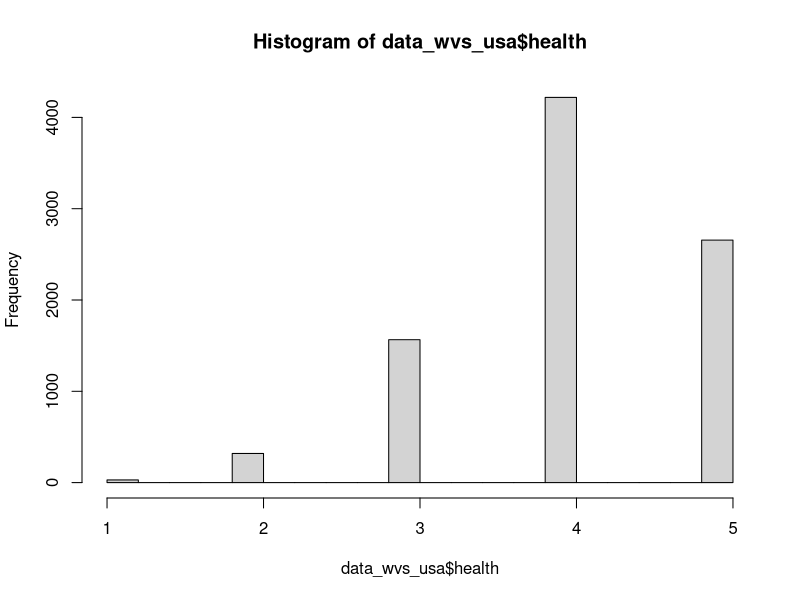
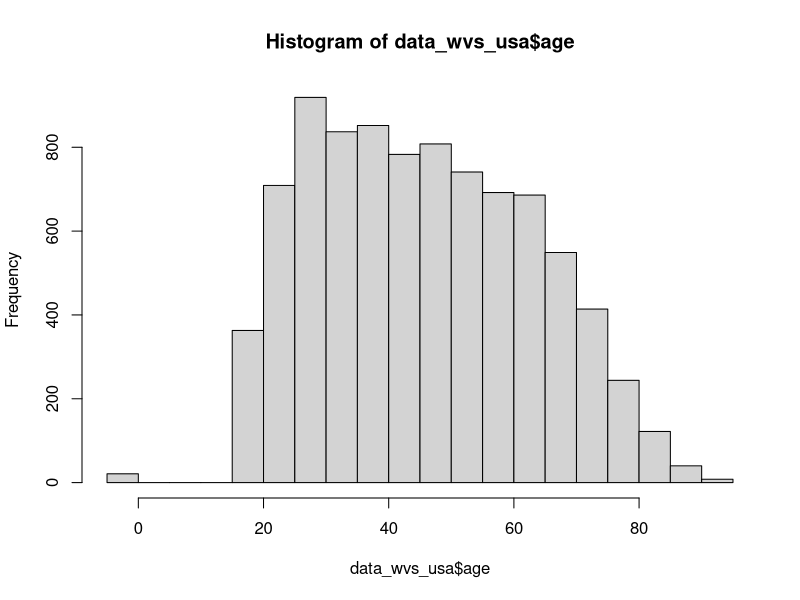
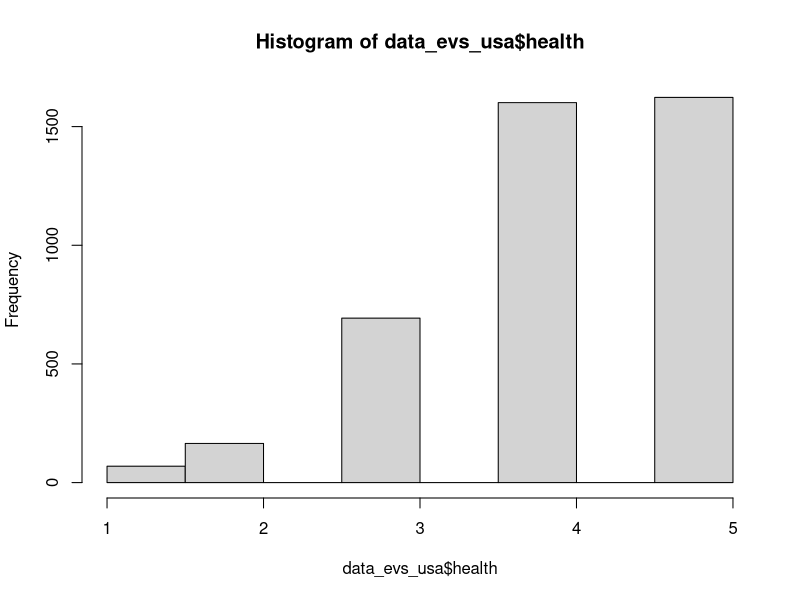
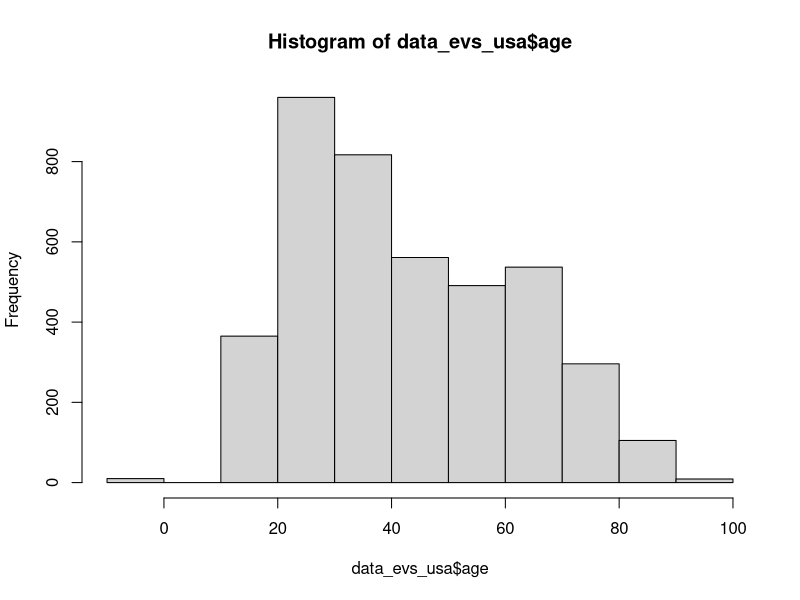

Reproduce these figures in R, in order. (Note: this script raises an error after producing the figures.)
## ---- chunk 1
knitr::opts_chunk$set(echo = TRUE)
library(tidyverse)
library(broom)
## ---- chunk 2
data_wvs_usa <- read_csv("data/wvs_usa.csv") %>% 
  filter(health %in% c(1, 2, 3, 4, 5))

data_evs_usa <- read_csv("data/evs_usa.csv") %>% 
  filter(health %in% c(1, 2, 3, 4, 5))

table(data_evs_usa$happy)
# CHECK THE CODING
table(data_wvs_usa$happy)
# CHECK THE CODING

hist(data_wvs_usa$health)
hist(data_wvs_usa$age)

hist(data_evs_usa$health)
hist(data_evs_usa$age)

evs_select <- data_evs_usa %>% 
                             select(age, year, cohort, sex, health, happy) 
wvs_select <- data_wvs_usa %>% 
                             select(age, year, cohort, sex, health, happy)

data_ivs_usa <- rbind(evs_select, wvs_select) %>% 
  filter(cohort > 1700) %>% 
  filter(sex %in% c(1,2)) %>% 
  filter(happy %in% c(1, 2, 3, 4)) %>%  # check the coding!
  filter(health %in% c(1, 2, 3, 4, 5))

write_csv(data_ivs_usa, "data/ivs_usa_selected.csv")
## ---- chunk 3

data_ivs_usa <- read_csv("data/ivs_usa_selected.csv")

hist(data_ivs_usa$age)
hist(data_ivs_usa$year)
hist(data_ivs_usa$cohort)
hist(data_ivs_usa$sex)
hist(data_ivs_usa$health)
hist(data_ivs_usa$happy)


## ---- chunk 4


data_ivs_usa %>% 
  filter(age > 18, age < 90) %>% 
  mutate(age = cut(age, breaks = 6)) %>% # Create cohorts with 6 breaks
  group_by(age, year) %>% 
  summarize(mean_health = mean(health)) %>% 
  ggplot(aes(x = year, y = mean_health, color = age)) +
  geom_line() +
  labs(title = "Average SRH Per Year for Each Age Group",
       subtitle = "IVS Dataset",
       y = "Average SRH", 
       x = "Year",
       color = "Age Group") +
  theme_minimal() +
  geom_point() 


# health vs age per year
data_ivs_usa %>% 
  group_by(age, year) %>% 
  summarize(mean_health = mean(health)) %>% 
  ggplot(aes(x = age, y = mean_health)) +
  geom_line(color = "cornflowerblue") +
  facet_wrap(~ year) +
  labs(title = "Self-Rated Health By Age (Per Year)",
       subtitle = "IVS Dataset",
       y = "Average SRH", 
       x = "Age of Respondent")


# Aggregate slopes

# years_of_gss <- c(data_gss %>% select(year) %>% unique() )
# lm_health_v_age_0 <- data_gss %>%
#   group_by(year) %>%
#   summarize(coef = coef(lm(health ~ age, data = cur_data()))["age"])

# Perform linear regression for each year and extract the coefficient of 'age' with confidence intervals, se, t stat, p val
lm_health_v_age_0 <- data_ivs_usa %>%
  group_by(year) %>%
  do(tidy(lm(health ~ age, data = .), conf.int = TRUE)) %>%  # Add conf.int = TRUE for CIs
  filter(term == "age") %>%
  select(year, coef = estimate, conf.low, conf.high, se = std.error, t_statistic = statistic,  p_value = p.value)

# View the results with confidence intervals, se, t statistic, and p value
# print(lm_health_v_age_0)
knitr::kable(lm_health_v_age_0,
             caption = "IVS Dataset")

# Plot coefficients
ggplot(lm_health_v_age_0, aes(x = year, y = coef)) +
  geom_point() +
  geom_errorbar(aes(ymin=conf.low, ymax=conf.high), width=.2,
                 position=position_dodge(0.05)) +
  labs(
    title = "Change in 'Age' Coefficient Over Years",
    subtitle = "IVS Dataset",
    x = "Year",
    y = "Coefficient of Age"
  ) +
  theme_minimal()

# Plot coefficients with CI
ggplot(lm_health_v_age_0, aes(x = year, y = coef)) +
  geom_line() +
  geom_point() +
  geom_errorbar(aes(ymin=conf.low, ymax=conf.high), width=.2,
                 position=position_dodge(0.05)) +
  geom_ribbon(aes(ymin = conf.low, ymax = conf.high), alpha = 0.2) +  # Add shaded area for confidence intervals
  labs(
    title = "Change in 'Age' Coefficient Over Years with Confidence Intervals",
    subtitle = "IVS Dataset",
    x = "Year",
    y = "Coefficient of Age"
  ) +
  theme_minimal()

# Perform linear regression of 'coef' (age coefficient) vs 'year'
lm_coef_vs_year <- lm(coef ~ year, data = lm_health_v_age_0)

# View the summary of the regression
summary(lm_coef_vs_year)

ggplot(lm_health_v_age_0, aes(x = year, y = coef)) +
  geom_point() +
  geom_errorbar(aes(ymin=conf.low, ymax=conf.high), width=.2,
                 position=position_dodge(0.05)) +
  geom_smooth(method = "lm", se = TRUE) +  # Adds the regression line with standard error shading
#  geom_ribbon(aes(ymin = conf.low, ymax = conf.high), alpha = 0.2) +  # Confidence intervals for the coefficients
  labs(
    title = "Regression of 'Age' Coefficient Over Years",
    subtitle = "IVS Dataset",
    x = "Year",
    y = "Coefficient of Age"
  ) +
  theme_minimal()

data_ivs_usa %>% 
  filter(cohort > 1800, cohort < 2020) %>% 
  mutate(cohort = cut(cohort, breaks = 4)) %>% # Create cohorts with 6 breaks
  group_by(age, cohort) %>% 
  summarize(mean_health = mean(health)) %>% 
  ggplot(aes(x = age, y = mean_health, color = cohort)) +
  labs(title = "Age Profiles by Cohort", 
       subtitle = "IVS Dataset") +
  geom_line()



## ---- chunk 5

# Create generations in data_ivs_usa
data_ivs_usa_generations <- data_ivs_usa %>%
  filter(cohort > 1900) %>%
  mutate(
    generation = factor(
      case_when(
        cohort >= 1901 & cohort <= 1927 ~ "Greatest (1901-1927)",
        cohort >= 1928 & cohort <= 1945 ~ "Silent (1928-1945)",
        cohort >= 1946 & cohort <= 1964 ~ "Boomers (1946-1964)",
        cohort >= 1965 & cohort <= 1980 ~ "Gen X (1965-1980)",
        cohort >= 1981 & cohort <= 1996 ~ "Millennials (1981-1996)",
        cohort >= 1997 & cohort <= 2012 ~ "Gen Z (1997-2012)",
        TRUE ~ "Other"
      ),
      levels = c(
        "Greatest (1901-1927)",
        "Silent (1928-1945)",
        "Boomers (1946-1964)",
        "Gen X (1965-1980)",
        "Millennials (1981-1996)",
        "Gen Z (1997-2012)"
      )
    ),
    generation_two_sections = factor(
      case_when(
        generation == "Greatest (1901-1927)" & cohort <= 1914 ~ "Greatest Early (1901-1914)",
        generation == "Greatest (1901-1927)" & cohort > 1914 ~ "Greatest Late (1915-1927)",
        generation == "Silent (1928-1945)" & cohort <= 1936 ~ "Silent Early (1928-1936)",
        generation == "Silent (1928-1945)" & cohort > 1936 ~ "Silent Late (1937-1945)",
        generation == "Boomers (1946-1964)" & cohort <= 1955 ~ "Boomers Early (1946-1955)",
        generation == "Boomers (1946-1964)" & cohort > 1955 ~ "Boomers Late (1956-1964)",
        generation == "Gen X (1965-1980)" & cohort <= 1972 ~ "Gen X Early (1965-1972)",
        generation == "Gen X (1965-1980)" & cohort > 1972 ~ "Gen X Late (1973-1980)",
        generation == "Millennials (1981-1996)" & cohort <= 1988 ~ "Millennials Early (1981-1988)",
        generation == "Millennials (1981-1996)" & cohort > 1988 ~ "Millennials Late (1989-1996)",
        generation == "Gen Z (1997-2012)" & cohort <= 2004 ~ "Gen Z Early (1997-2004)",
        generation == "Gen Z (1997-2012)" & cohort > 2004 ~ "Gen Z Late (2005-2012)",
        TRUE ~ "Other"
      ),
      levels = c(
        "Greatest Early (1901-1914)", "Greatest Late (1915-1927)",
        "Silent Early (1928-1936)", "Silent Late (1937-1945)",
        "Boomers Early (1946-1955)", "Boomers Late (1956-1964)",
        "Gen X Early (1965-1972)", "Gen X Late (1973-1980)",
        "Millennials Early (1981-1988)", "Millennials Late (1989-1996)",
        "Gen Z Early (1997-2004)", "Gen Z Late (2005-2012)"
      )
    ),
    generation_three_sections = factor(
      case_when(
        generation == "Greatest (1901-1927)" & cohort <= 1910 ~ "Greatest Early (1901-1910)",
        generation == "Greatest (1901-1927)" & cohort > 1910 & cohort <= 1918 ~ "Greatest Mid (1911-1918)",
        generation == "Greatest (1901-1927)" & cohort > 1918 ~ "Greatest Late (1919-1927)",
        generation == "Silent (1928-1945)" & cohort <= 1934 ~ "Silent Early (1928-1934)",
        generation == "Silent (1928-1945)" & cohort > 1934 & cohort <= 1940 ~ "Silent Mid (1935-1940)",
        generation == "Silent (1928-1945)" & cohort > 1940 ~ "Silent Late (1941-1945)",
        generation == "Boomers (1946-1964)" & cohort <= 1951 ~ "Boomers Early (1946-1951)",
        generation == "Boomers (1946-1964)" & cohort > 1951 & cohort <= 1958 ~ "Boomers Mid (1952-1958)",
        generation == "Boomers (1946-1964)" & cohort > 1958 ~ "Boomers Late (1959-1964)",
        generation == "Gen X (1965-1980)" & cohort <= 1970 ~ "Gen X Early (1965-1970)",
        generation == "Gen X (1965-1980)" & cohort > 1970 & cohort <= 1976 ~ "Gen X Mid (1971-1976)",
        generation == "Gen X (1965-1980)" & cohort > 1976 ~ "Gen X Late (1977-1980)",
        generation == "Millennials (1981-1996)" & cohort <= 1986 ~ "Millennials Early (1981-1986)",
        generation == "Millennials (1981-1996)" & cohort > 1986 & cohort <= 1992 ~ "Millennials Mid (1987-1992)",
        generation == "Millennials (1981-1996)" & cohort > 1992 ~ "Millennials Late / Gen Z (1993-2004)",
        TRUE ~ "Other"
      ),
      levels = c(
        "Greatest Early (1901-1910)", "Greatest Mid (1911-1918)", "Greatest Late (1919-1927)",
        "Silent Early (1928-1934)", "Silent Mid (1935-1940)", "Silent Late (1941-1945)",
        "Boomers Early (1946-1951)", "Boomers Mid (1952-1958)", "Boomers Late (1959-1964)",
        "Gen X Early (1965-1970)", "Gen X Mid (1971-1976)", "Gen X Late (1977-1980)",
        "Millennials Early (1981-1986)", "Millennials Mid (1987-1992)", 
        "Millennials Late / Gen Z (1993-2004)"
      )
    )
  )

# Display counts for each generation category
table(data_ivs_usa_generations$generation)
table(data_ivs_usa_generations$generation_two_sections)
table(data_ivs_usa_generations$generation_three_sections)


## ---- chunk 6


# Create cohort groups (e.g., decades)
data_ivs_usa <- data_ivs_usa %>%
  mutate(cohort_group = cut(cohort, breaks = seq(1900, 2010, by = 10), right = FALSE,
                            labels = paste(seq(1900, 2000, by = 10), seq(1909, 2009, by = 10), sep = "-")))

# Cohort groups by 15 years
data_ivs_usa_15 <- data_ivs_usa %>%
  mutate(cohort_15_yr = cut(cohort, breaks = seq(1900, 2010, by = 15), right = FALSE,
                            labels = paste(seq(1900, 2000, by = 15), 15 + seq(1900, 2000, by = 15), sep = "-")))

# Cohort groups by 10 years
data_ivs_usa_10 <- data_ivs_usa %>%
  mutate(cohort_10_yr = cut(cohort, breaks = seq(1900, 2010, by = 10), right = FALSE,
                            labels = paste(seq(1900, 2000, by = 10), seq(1909, 2009, by = 10), sep = "-")))

# Cohort groups by 5 years
data_ivs_usa_5 <- data_ivs_usa %>%
  mutate(cohort_05_yr = cut(cohort, breaks = seq(1900, 2005, by = 5), right = FALSE,
                            labels = paste(seq(1900, 2000, by = 5), 5 + seq(1900, 2000, by = 5), sep = "-")))

# 15-year cohorts regression
lm_cohort_15 <- lm(health ~ age + cohort_15_yr, data = data_ivs_usa_15)
summary(lm_cohort_15)

# 10-year cohorts regression
lm_cohort_10 <- lm(health ~ age + cohort_10_yr, data = data_ivs_usa_10)
summary(lm_cohort_10)

# 5-year cohorts regression
lm_cohort_5 <- lm(health ~ age + cohort_05_yr, data = data_ivs_usa_5)
summary(lm_cohort_5)

# Function to plot regression coefficients
cohort_age_interation_figure <- function(lm_model, cohort_length_string) {
  
  # Prepare data for the plot
  coef_data <- broom::tidy(lm_model) %>%
    filter(term != "(Intercept)") %>%
    mutate(significant = ifelse(p.value < 0.05, "Significant", "Not Significant"),
           term = ifelse(grepl("cohort_group", term), gsub("cohort_group", "", term), term))
  
  # Plot
  ggplot(coef_data, aes(x = term, y = estimate, fill = significant)) +
    geom_bar(stat = "identity", position = position_dodge()) +
    geom_errorbar(aes(ymin = estimate - std.error, ymax = estimate + std.error), width = 0.2) +
    labs(
      title = paste0("Cohort Effects on SRH ", cohort_length_string),
      subtitle = "IVS (USA)",
      x = "Term (Age or Cohort Birthyear Group)",
      y = "Coefficient Estimate",
      fill = "Significance"
    ) +
    theme_minimal() +
    theme(axis.text.x = element_text(angle = 45, hjust = 1))
  
}

# Plot for 5-Year Cohorts
data_ivs_usa_5 <- data_ivs_usa %>%
  mutate(cohort_05_yr = cut(cohort, breaks = seq(1900, 2005, by = 5), right = FALSE,
                            labels = paste(seq(1900, 2000, by = 5), 5 + seq(1900, 2000, by = 5), sep = "-"))) %>%
  mutate(cohort_group = cohort_05_yr)

lm_cohort_5 <- lm(health ~ age + cohort_group, data = data_ivs_usa_5)
cohort_age_interation_figure(lm_cohort_5, "5-Year Cohorts")

# Plot for 10-Year Cohorts
data_ivs_usa_10 <- data_ivs_usa %>%
  mutate(cohort_10_yr = cut(cohort, breaks = seq(1900, 2010, by = 10), right = FALSE,
                            labels = paste(seq(1900, 2000, by = 10), seq(1909, 2009, by = 10), sep = "-"))) %>%
  mutate(cohort_group = cohort_10_yr)

lm_cohort_10 <- lm(health ~ age + cohort_group, data = data_ivs_usa_10)
cohort_age_interation_figure(lm_cohort_10, "10-Year Cohorts")

# Plot for 15-Year Cohorts
data_ivs_usa_15 <- data_ivs_usa %>%
  mutate(cohort_15_yr = cut(cohort, breaks = seq(1900, 2010, by = 15), right = FALSE,
                            labels = paste(seq(1900, 2000, by = 15), 15 + seq(1900, 2000, by = 15), sep = "-"))) %>%
  mutate(cohort_group = cohort_15_yr)

lm_cohort_15 <- lm(health ~ age + cohort_group, data = data_ivs_usa_15)
cohort_age_interation_figure(lm_cohort_15, "15-Year Cohorts")



## ---- chunk 7

library(ggplot2)
library(dplyr)
library(broom)
library(stringr)

# Function to plot generation effects
generation_age_interaction_figure <- function(lm_model, cohort_length_string) {
  
  # Extract predictor variable names excluding 'age'
  vars <- all.vars(formula(lm_model))[-1]
  vars_to_remove <- vars[vars != "age"]
  
  # Create a regex pattern to remove variable names
  pattern <- paste0("^(", paste(vars_to_remove, collapse="|"), ")")
  
  # Prepare data for the plot
  coef_data <- broom::tidy(lm_model) %>%
    filter(term != "(Intercept)") %>%
    mutate(
      # Remove variable name prefixes from terms
      term_cleaned = sub(pattern, "", term),
      # Extract the first year from the term if available
      first_year = ifelse(term_cleaned == "age", NA, as.numeric(stringr::str_extract(term_cleaned, "\\d{4}"))),
      # Create a numeric key for ordering
      term_numeric = ifelse(term_cleaned == "age", 0, first_year),
      # Reorder terms based on the numeric key
      term_cleaned = factor(term_cleaned, levels = term_cleaned[order(term_numeric)]),
      significant = ifelse(p.value < 0.05, "Significant", "Not Significant")
    )
  
  # Plotting
  ggplot(coef_data, aes(x = term_cleaned, y = estimate, fill = significant)) +
    geom_bar(stat = "identity", position = position_dodge()) +
    geom_errorbar(aes(ymin = estimate - std.error, ymax = estimate + std.error), width = 0.2) +
    labs(
      title = "Generation (Cohort) Effects on SRH",
      subtitle = "IVS (USA)",
      x = "Term (Age or Generation Group)",
      y = "Coefficient Estimate",
      fill = "Significance"
    ) +
    theme_minimal() +
    theme(axis.text.x = element_text(angle = 45, hjust = 1))
}


# Regression and plot for generation_two_sections
lm_generation_two <- lm(health ~ age + generation_two_sections, data = data_ivs_usa_generations)
generation_age_interaction_figure(lm_generation_two, "Generation Two Sections")

# Regression and plot for generation
lm_generation <- lm(health ~ age + generation, data = data_ivs_usa_generations)
generation_age_interaction_figure(lm_generation, "Generations")

# Regression and plot for generation_three_sections
lm_generation_three <- lm(health ~ age + generation_three_sections, data = data_ivs_usa_generations)
generation_age_interaction_figure(lm_generation_three, "Generation Three Sections")
